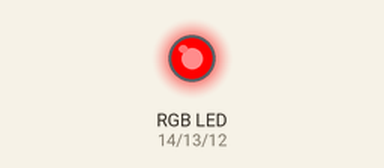
Simulated run of this sketch. Board: Arduino Uno, built with avr-gcc and run on an emulated ATmega328P. Shown: an RGB LED mixed from three pins (HIGH = lit).

Above: at 0.5 s.
At 1.5 s:
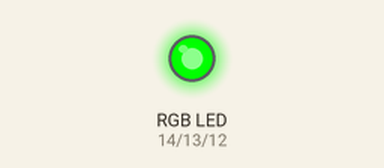
At 2.5 s:
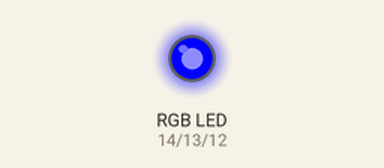
At 3.5 s:
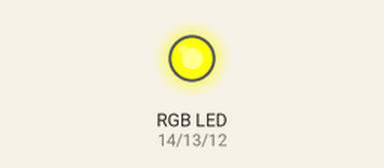
At 4.5 s:
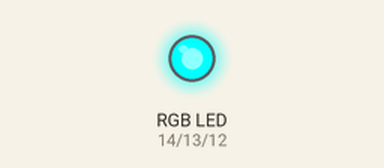
At 5.5 s:
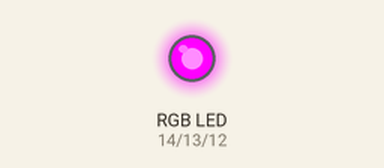
Timing chart, 0 to 7.8 s (numbered marks = the images above):
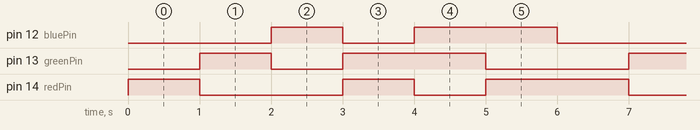

The sketch:

pwm-rgb-led.ino
```cpp
/*
 * Exemplo de uso de PWM para controlar um LED RGB
   Descricao: Este codigo demonstra como usar PWM para controlar um LED RGB
 * Autor: Fábio Souza
 * data: 06/09/2023
 */

#define LED_VERMELHO 14   // Pino do LED Vermelho
#define LED_VERDE 13      // Pino do LED Verde
#define LED_AZUL 12       // Pino do LED Azul
#define BOTAO_1 7         // Pino do Botão 1
#define BOTAO_2 6         // Pino do Botão 2
#define BOTAO_3 5         // Pino do Botão 3
#define BOTAO_4 4         // Pino do Botão 4
#define BOTAO_5 3         // Pino do Botão 5
#define BOTAO_6 2         // Pino do Botão 6
#define BUZZER  17        // Pino do Buzzer

// Define os números dos pinos GPIO para os LEDs RGB
const int redPin = LED_VERMELHO;   // pino do LED vermelho - Trocar pelo pino correto se necessário
const int greenPin = LED_VERDE;    // pin do LED verde - Trocar pelo pino correto se necessário
const int bluePin = LED_AZUL;      // pino do LED azul - Trocar pelo pino correto se necessário

void setup() {
  pinMode(redPin, OUTPUT);   // Configura o pino do LED vermelho como saída
  pinMode(greenPin, OUTPUT); // Configura o pino do LED verde como saída
  pinMode(bluePin, OUTPUT);  // Configura o pino do LED azul como saída
}
void loop() {
  // Define valores PWM para criar diferentes cores
  setColor(255, 0, 0);   // Vermelho
  delay(1000);           // Aguarda 1 segundo

  setColor(0, 255, 0);   // Verde
  delay(1000);           // Aguarda 1 segundo

  setColor(0, 0, 255);   // Azul
  delay(1000);           // Aguarda 1 segundo

  setColor(255, 255, 0); // Amarelo
  delay(1000);           // Aguarda 1 segundo

  setColor(0, 255, 255); // Ciano
  delay(1000);           // Aguarda 1 segundo

  setColor(255, 0, 255); // Magenta
  delay(1000);           // Aguarda 1 segundo
}

/*
  Função para definir os valores PWM para os LEDs RGB
  Recebe como parâmetros os valores PWM para o LED vermelho, verde e azul
  O valor deve estar entre 0 e 255
  retorna nada
*/
void setColor(int redValue, int greenValue, int blueValue) {
  analogWrite(redPin, redValue);     // Define o valor PWM para o LED vermelho
  analogWrite(greenPin, greenValue); // Define o valor PWM para o LED verde
  analogWrite(bluePin, blueValue);   // Define o valor PWM para o LED azul
}
```

Measured:
- by itself, pin 12 (bluePin), pin 13 (greenPin): repeats every 6.0 s: LOW 1.0 s, HIGH 2.0 s, LOW 2.0 s, HIGH 1.0 s
- by itself, pin 14 (redPin): repeats every 6.0 s: LOW 2.0 s, HIGH 1.0 s, LOW 1.0 s, HIGH 2.0 s
- by itself, everything shown: repeats every 6.0 s, in 6 steps
